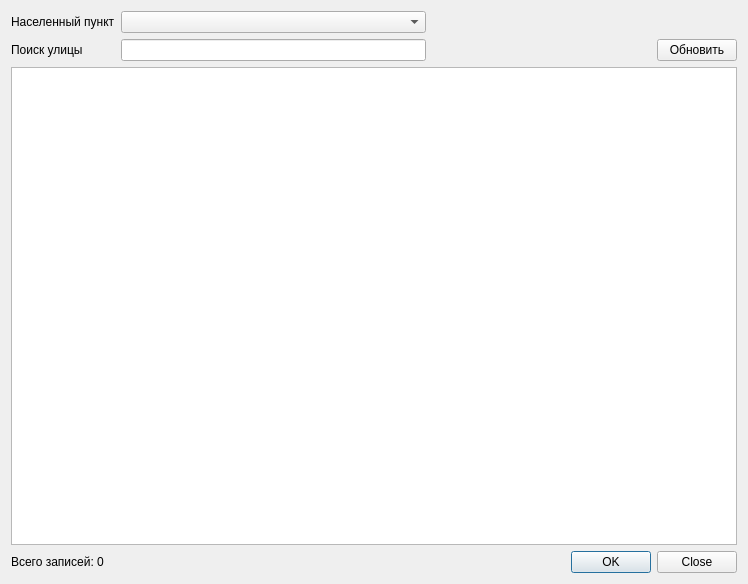
<?xml version="1.0" encoding="UTF-8"?>
<ui version="4.0">
 <class>CorrectorOutdatedStreetsDialog</class>
 <widget class="QDialog" name="CorrectorOutdatedStreetsDialog">
  <property name="geometry">
   <rect>
    <x>0</x>
    <y>0</y>
    <width>748</width>
    <height>584</height>
   </rect>
  </property>
  <property name="windowTitle">
   <string>Dialog</string>
  </property>
  <layout class="QGridLayout" name="gridLayout">
   <item row="0" column="0">
    <widget class="QLabel" name="lblAddress">
     <property name="text">
      <string>Населенный пункт</string>
     </property>
    </widget>
   </item>
   <item row="0" column="1">
    <widget class="CKLADRComboBox" name="cmbAddress"/>
   </item>
   <item row="1" column="0">
    <widget class="QLabel" name="lblStreet">
     <property name="text">
      <string>Поиск улицы</string>
     </property>
    </widget>
   </item>
   <item row="1" column="1">
    <widget class="QLineEdit" name="edtStreet"/>
   </item>
   <item row="1" column="2">
    <layout class="QHBoxLayout" name="horizontalLayout">
     <item>
      <spacer name="horizontalSpacer">
       <property name="orientation">
        <enum>Qt::Horizontal</enum>
       </property>
       <property name="sizeHint" stdset="0">
        <size>
         <width>40</width>
         <height>20</height>
        </size>
       </property>
      </spacer>
     </item>
     <item>
      <widget class="QPushButton" name="btnUpdate">
       <property name="sizePolicy">
        <sizepolicy hsizetype="Minimum" vsizetype="Fixed">
         <horstretch>0</horstretch>
         <verstretch>0</verstretch>
        </sizepolicy>
       </property>
       <property name="text">
        <string>Обновить</string>
       </property>
      </widget>
     </item>
    </layout>
   </item>
   <item row="3" column="0">
    <widget class="QLabel" name="lblInfo">
     <property name="text">
      <string>Всего записей: 0</string>
     </property>
    </widget>
   </item>
   <item row="2" column="0" colspan="3">
    <widget class="CTableView" name="tbl">
     <property name="sortingEnabled">
      <bool>true</bool>
     </property>
    </widget>
   </item>
   <item row="3" column="1" colspan="2">
    <layout class="QHBoxLayout" name="horizontalLayout_2">
     <item>
      <spacer name="horizontalSpacer_2">
       <property name="orientation">
        <enum>Qt::Horizontal</enum>
       </property>
       <property name="sizeHint" stdset="0">
        <size>
         <width>40</width>
         <height>20</height>
        </size>
       </property>
      </spacer>
     </item>
     <item>
      <widget class="QDialogButtonBox" name="buttonBox">
       <property name="sizePolicy">
        <sizepolicy hsizetype="Minimum" vsizetype="Fixed">
         <horstretch>0</horstretch>
         <verstretch>0</verstretch>
        </sizepolicy>
       </property>
       <property name="standardButtons">
        <set>QDialogButtonBox::Close|QDialogButtonBox::Ok</set>
       </property>
      </widget>
     </item>
    </layout>
   </item>
  </layout>
 </widget>
 <customwidgets>
  <customwidget>
   <class>CKLADRComboBox</class>
   <extends>QComboBox</extends>
   <header>KLADR/kladrComboxes.h</header>
  </customwidget>
  <customwidget>
   <class>CTableView</class>
   <extends>QTableView</extends>
   <header>library/TableView.h</header>
  </customwidget>
 </customwidgets>
 <resources/>
 <connections/>
</ui>
